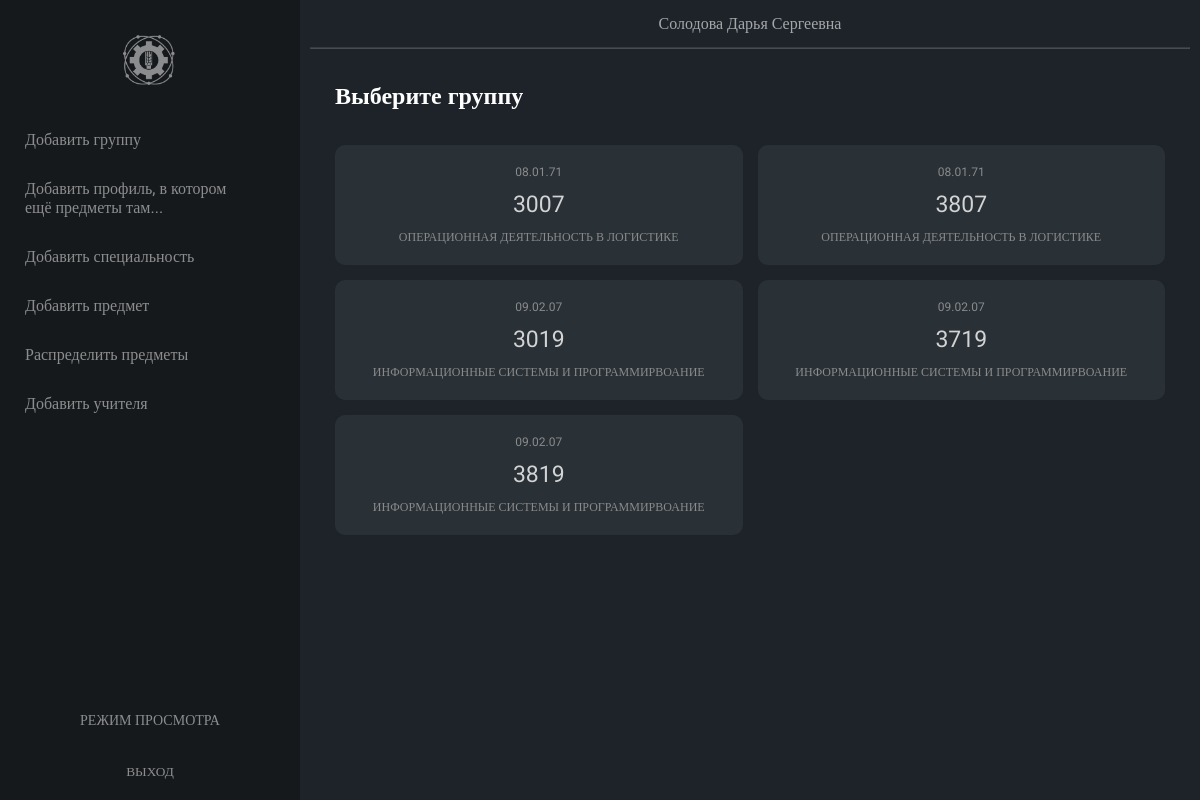
/pages/admin/allgroups.php (signed in), run on the app's committed database.
### tables this page shows
CREATE TABLE `groups` (
  `id_group` varchar(6) NOT NULL,
  `id_specialization` varchar(8) NOT NULL
);

CREATE TABLE `specializations` (
  `id_specialization` varchar(8) NOT NULL,
  `specialization_name` varchar(255) NOT NULL,
  `specialization_code` int(2) NOT NULL
);

### pages/admin/allgroups.php (the view, shortened to what this page needs)
<?php
require_once './../../php/connection.php';
$result = mysqli_query($link,
"SELECT
    *
FROM
    `groups`,
    `specializations`
WHERE
    `groups`.`id_specialization` = `specializations`.`id_specialization`;");
$groups = mysqli_fetch_all($result);
?>
<!DOCTYPE html>
<html lang='ru'>
<head>
    <link rel='stylesheet' href='./../../styles/style.css'>
</head>
<body>
    <?php include './includes/nav.php'; ?>
    <main>
        <?php include './includes/header.php'; ?>
        <section style="padding-bottom: 0">
            <h2>Выберите группу</h2>
        </section>
            <section class="all-groups">
            <?
                foreach ($groups as $value)
                {
                    ?>
                    <a href="./edit_group_subjects.php?id=<?=$value[0]?>" class="groups-wrapper" data-subjectId="<?=$value[0]?>">
                        <div>
                            <p class="group-profile"><?=$value[1]?></p>
                            <p class="group-name"><?=$value[0]?></p>
                            <p class="group-desc"><?=$value[3]?></p>
                        </div>
                    </a>
                    <?
                }
            ?>
            </section>
    </main>
</body>
</html>

### pages/admin/includes/nav.php
<aside class="menu">
    <a href="./" style="display: flex" class="logo-wrapper">
        <img src="./../../img/log_blog.png" alt="logo" class="header-logo">
    </a>
    <nav>
        <a href="./add_group.php">Добавить группу</a>
        <a href="./add_profile.php">Добавить профиль, в котором ещё предметы там...</a>
        <a href="./add_specialization.php">Добавить специальность</a>
        <a href="./add_subject.php">Добавить предмет</a>
        <a href="./allgroups.php">Распределить предметы</a>
        <a href="./add_teacher.php">Добавить учителя</a>
    </nav>
    <?php
        if (isset($_COOKIE['id_admin']))
        {
            echo "<a    style='text-align: center; padding-right: 25px; font-size: 14px; text-transform: uppercase'
                        href='./../lk/index.php'>Режим просмотра</a>";
        }
        if (!empty($_COOKIE['id_user']) || !empty($_COOKIE['id_admin'])) {
            ?>
            <form action="./../../../php/logout.php" method="GET">
                <input type="submit" class="logout" value="ВЫХОД">
            </form>
            <?php
        }
    ?>
</aside>

### pages/admin/includes/header.php
<header>
    <div class="container">
        <p>
        <?php
            if (isset($_COOKIE['id_user']))
            {
                ?>
                <a href='./index.php'><?=$_COOKIE['id_user']?></a>
                <?php
            } else if (isset($_COOKIE['id_admin']))
            {
                ?>
                <a href='./index.php'><?=$_COOKIE['id_admin']?></a>
                <?php
            }
        ?>
        </p>
    </div>
    <hr>
</header>

### styles/style.css (style rules this page uses)
*, *::after, *::before { box-sizing: border-box; margin: 0; padding: 0; }
a { text-decoration: none; color: #000000; }
input { border: none; outline: none; }
html, body { height: 100%; width: 100%; }
html { height: 100%; }
body, input, a, textarea { font-family: "Roboto", serif; }
body { min-height: 100%; color: #FFFFFF; background-color: #1d2329; display: flex; flex-flow: row nowrap; }
.container { width: 100%; max-width: 1440px; margin: 0 auto; }
main { display: flex; flex-flow: column nowrap; flex-grow: 1; }
main section { padding: 35px; }
aside { min-height: -webkit-min-content; min-height: min-content; max-height: 100vh; position: sticky; top: 0; left: 0; display: flex; flex-flow: column nowrap; min-width: 300px; max-width: 300px; align-self: stretch; background-color: #16191c; overflow-x: hidden; }
aside img { opacity: 0.5; margin: 10px auto; margin-top: 35px; height: 50px; transition: 0.3s opacity; }
aside nav { flex-grow: 1; padding-top: 20px; display: flex; flex-flow: column nowrap; margin-bottom: 150px; }
aside .logo-wrapper { width: -webkit-fit-content; width: fit-content; margin: 0 auto; }
aside a:not(.logo-wrapper) { color: #FFFFFF; padding: 15px 25px; padding-right: 50px; opacity: 0.5; transition: 0.5s background, 0.3s opacity; }
aside form input { color: #FFFFFF; padding: 20px 25px; opacity: 0.5; cursor: pointer; width: 100%; transition: 0.5s background, 0.3s opacity; background-color: transparent; }
header .container { height: 100%; min-height: 45px; display: flex; justify-content: center; align-items: center; }
header .container p { height: 100%; width: 100%; }
header .container p a { display: flex; justify-content: center; align-items: center; height: 100%; opacity: 0.6; width: 100%; color: #FFFFFF; transition: 0.6s opacity; }
header hr { margin: 0 10px; opacity: 0.2; height: 1px; }
section { padding: 25px; width: 100%; }
section.all-subjects, section.all-groups { display: grid; grid-template-columns: 1fr 1fr 1fr 1fr; grid-gap: 15px; }
div.subject-wrapper, a.groups-wrapper { border-radius: 10px; display: flex; flex-flow: row nowrap; justify-content: space-between; align-items: center; padding: 20px 25px; background-color: #2c343a; min-width: 300px; }
div.subject-wrapper div, a.groups-wrapper div { display: flex; flex-flow: column nowrap; justify-content: space-between; align-items: flex-start; height: 100%; }
div.subject-wrapper div p, a.groups-wrapper div p { margin-bottom: 12px; }
div.subject-wrapper div p:last-child, a.groups-wrapper div p:last-child { margin-bottom: unset; }
div.subject-wrapper p.subject-profile, div.subject-wrapper p.subject-desc, div.subject-wrapper p.group-profile, div.subject-wrapper p.group-desc, a.groups-wrapper p.subject-profile, a.groups-wrapper p.subject-desc, a.groups-wrapper p.group-profile, a.groups-wrapper p.group-desc { color: #A5A5A5; font-size: 12px; }
div.subject-wrapper p.subject-desc, div.subject-wrapper p.group-desc, a.groups-wrapper p.subject-desc, a.groups-wrapper p.group-desc { max-width: 200px; }
div.subject-wrapper p.subject-name, div.subject-wrapper p.group-name, a.groups-wrapper p.subject-name, a.groups-wrapper p.group-name { color: #fff; font-size: 23px; max-width: 300px; }
div.subject-wrapper p.group-profile, div.subject-wrapper p.group-name, div.subject-wrapper p.group-desc, a.groups-wrapper p.group-profile, a.groups-wrapper p.group-name, a.groups-wrapper p.group-desc { max-width: 100%; text-transform: uppercase; text-align: center; width: 100%; }
a.groups-wrapper { opacity: 0.8; transition: 0.3s all; }
a.groups-wrapper div { width: 100%; }
@media screen and (max-width: 1600px) { section.all-subjects, section.all-groups { display: grid; grid-template-columns: 1fr 1fr 1fr; grid-gap: 15px; } }
@media screen and (max-width: 1400px) { section.all-subjects, section.all-groups { display: grid; grid-template-columns: 1fr 1fr; grid-gap: 15px; } }

### data on the page
groups: id_specialization "08.01.71", id_group "3007", id_specialization.specialization_name "ОПЕРАЦИОННАЯ ДЕЯТЕЛЬНОСТЬ В ЛОГИСТИКЕ"
groups: id_specialization "08.01.71", id_group "3807", id_specialization.specialization_name "ОПЕРАЦИОННАЯ ДЕЯТЕЛЬНОСТЬ В ЛОГИСТИКЕ"
groups: id_specialization "09.02.07", id_group "3019", id_specialization.specialization_name "ИНФОРМАЦИОННЫЕ СИСТЕМЫ И ПРОГРАММИРВОАНИЕ"
groups: id_specialization "09.02.07", id_group "3719", id_specialization.specialization_name "ИНФОРМАЦИОННЫЕ СИСТЕМЫ И ПРОГРАММИРВОАНИЕ"
groups: id_specialization "09.02.07", id_group "3819", id_specialization.specialization_name "ИНФОРМАЦИОННЫЕ СИСТЕМЫ И ПРОГРАММИРВОАНИЕ"

### other printed values
$_COOKIE['id_admin'] "Солодова Дарья Сергеевна"
